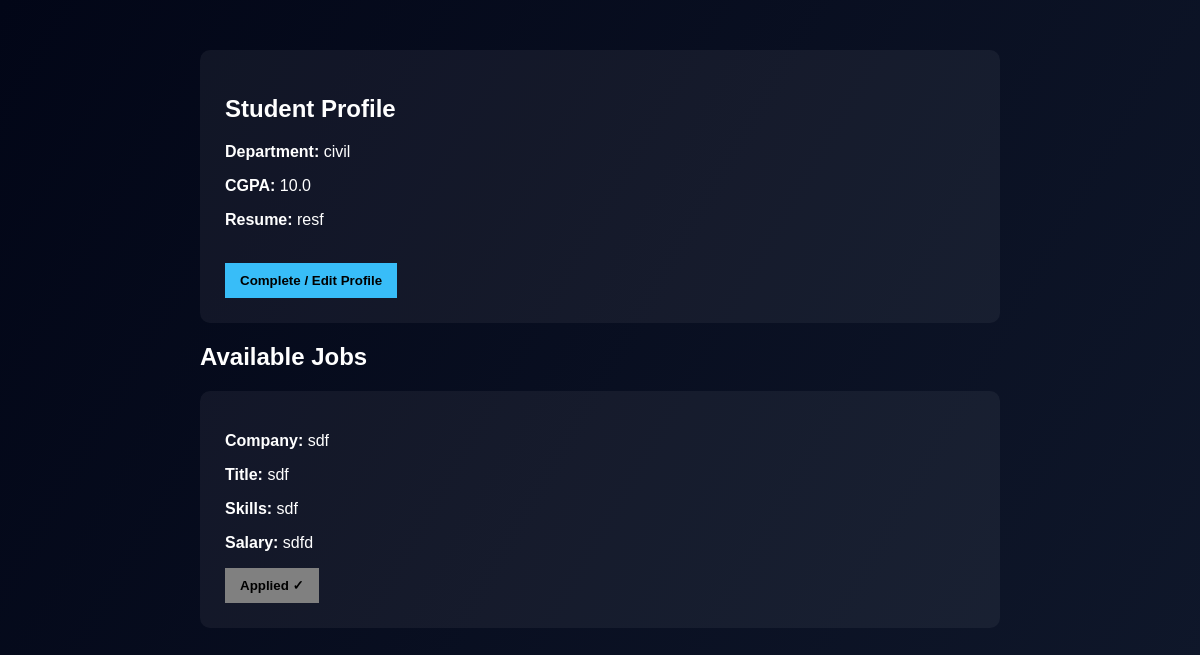
Screenshot of /student_dashboard (signed in) with the database file from the repository.
### app.py (models this page shows)
class StudentProfile(db.Model):
    __tablename__ = "student_profiles"
    id = db.Column(db.Integer, primary_key=True)
    user_id = db.Column(
        db.Integer,
        db.ForeignKey("users.id"),
        nullable=False,
        unique=True
    )
    department = db.Column(db.String(100))
    cgpa = db.Column(db.Float)
    resume = db.Column(db.String(200))
    user = db.relationship("User", back_populates="student_profile")
    applications = db.relationship(
        "Application",
        back_populates="student",
        cascade="all, delete"
    )

class Job(db.Model):
    __tablename__ = "jobs"
    id = db.Column(db.Integer, primary_key=True)
    company_id = db.Column(
        db.Integer,
        db.ForeignKey("company_profiles.id"),
        nullable=False
    )
    title = db.Column(db.String(150))
    skills = db.Column(db.String(200))
    salary = db.Column(db.String(50))
    is_approved = db.Column(db.Boolean, default=False)
    is_closed = db.Column(db.Boolean, default=False)
    company = db.relationship("CompanyProfile", back_populates="jobs")
    applications = db.relationship(
        "Application",
        back_populates="job",
        cascade="all, delete"
    )

class CompanyProfile(db.Model):
    __tablename__ = "company_profiles"
    id = db.Column(db.Integer, primary_key=True)
    user_id = db.Column(
        db.Integer,
        db.ForeignKey("users.id"),
        nullable=False,
        unique=True
    )
    company_name = db.Column(db.String(150))
    industry = db.Column(db.String(100))
    website = db.Column(db.String(150))
    description = db.Column(db.Text)
    location = db.Column(db.String(100))
    company_size = db.Column(db.String(50))
    user = db.relationship("User", back_populates="company_profile")
    jobs = db.relationship(
        "Job",
        back_populates="company",
        cascade="all, delete"
    )

### app.py (the view)
@app.route("/student_dashboard")
def student_dashboard():
    if "user_id" not in session:
        return redirect("/login")
    user_id = session["user_id"]
    student = StudentProfile.query.filter_by(user_id=user_id).first()
    jobs = Job.query.filter_by(is_approved=True, is_closed=False).all()
    applied_job_ids = []
    if student:
        applied_job_ids = [
            app.job_id for app in student.applications
        ]
    return render_template(
        "student_dashboard.html",
        student=student,
        jobs=jobs,
        applied_job_ids=applied_job_ids
    )

### templates/student_dashboard.html (shortened to what this page needs)
<!DOCTYPE html>
<html>
<head>
</head>
<body>
    <div class="container">
        <div class="card">
            <h2>Student Profile</h2>
            {% if student %}
            <p><b>Department:</b> {{ student.department }}</p>
            <p><b>CGPA:</b> {{ student.cgpa }}</p>
            <p><b>Resume:</b> {{ student.resume }}</p>
            {% else %}
            <p class="incomplete">⚠ Profile Incomplete</p>
            {% endif %}
            <br>
            <a href="/complete-student-profile">
                <button class="btn">Complete / Edit Profile</button>
            </a>
        </div>
        <h2>Available Jobs</h2>
{% for job in jobs %}
<div class="card">
    <p><b>Company:</b> {{ job.company.company_name }}</p>
    <p><b>Title:</b> {{ job.title }}</p>
    <p><b>Skills:</b> {{ job.skills }}</p>
    <p><b>Salary:</b> {{ job.salary }}</p>
    {% if job.id in applied_job_ids %}
        <button class="btn" style="background: gray; cursor: not-allowed;">
            Applied ✓
        </button>
    {% else %}
        <a href="/apply-job/{{ job.id }}">
            <button class="btn apply">Apply Job</button>
        </a>
    {% endif %}
</div>
{% endfor %}
    </div>
</body>
</html>

### templates/student_dashboard.html (style rules this page uses)
body { font-family: Arial; background: linear-gradient(120deg, #020617, #0f172a); color: white; }
.container { width: 800px; margin: 50px auto; }
.card { background: rgba(255, 255, 255, 0.05); padding: 25px; border-radius: 10px; margin-bottom: 20px; }
.btn { padding: 10px 15px; background: #38bdf8; border: none; color: black; font-weight: bold; cursor: pointer; }

### rows the page displays
StudentProfile: department "civil", cgpa "10.0", resume "resf"
Job: company.company_name "sdf", title "sdf", skills "sdf", salary "sdfd", shows "Applied ✓"
